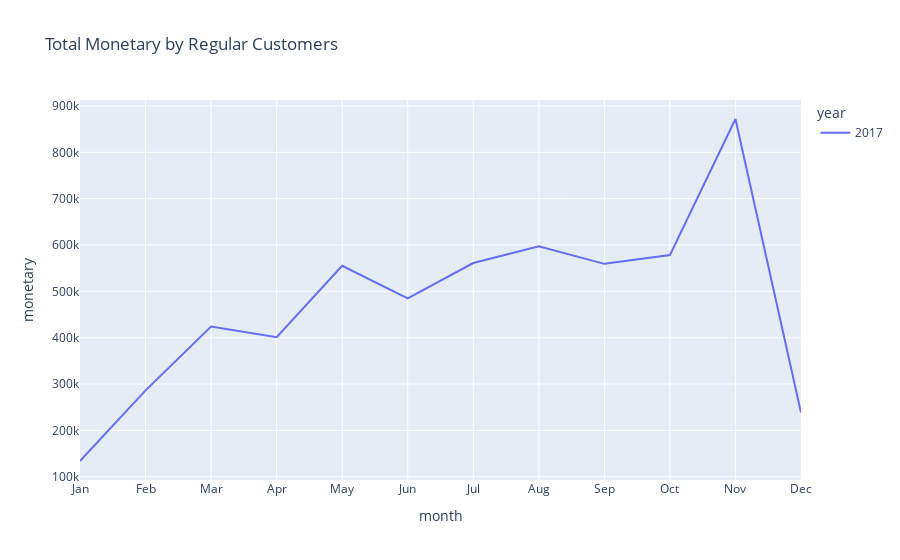

The code cell stored with this chart in its notebook:
### Markdown cell above
**Reason Exclude 2016 the company data are so few**

### Code cell
px.line(agg, x="month" , y="monetary", color = 'year', line_group = 'year', title = 'Total Monetary by Regular Customers')

### Figure 1 — Plotly figure (JSON) as saved in the notebook; plotly's stock layout.template omitted (floating-point values rounded to 4 significant figures)
{"data": [{"hovertemplate": "year=2017<br>month=%{x}<br>monetary=%{y}<extra></extra>", "legendgroup": "2017", "line": {"color": "#636efa", "dash": "solid"}, "marker": {"symbol": "circle"}, "mode": "lines", "name": "2017", "orientation": "v", "showlegend": true, "type": "scatter", "x": ["Jan", "Feb", "Mar", "Apr", "May", "Jun", "Jul", "Aug", "Sep", "Oct", "Nov", "Dec"], "xaxis": "x", "y": [133900.0, 286300.0, 423900.0, 400900.0, 555300.0, 485000.0, 561100.0, 597200.0, 559400.0, 578200.0, 872000.0, 238600.0], "yaxis": "y"}], "layout": {"legend": {"title": {"text": "year"}, "tracegroupgap": 0}, "title": {"text": "Total Monetary by Regular Customers"}, "xaxis": {"anchor": "y", "domain": [0, 1], "title": {"text": "month"}}, "yaxis": {"anchor": "x", "domain": [0, 1], "title": {"text": "monetary"}}}}
